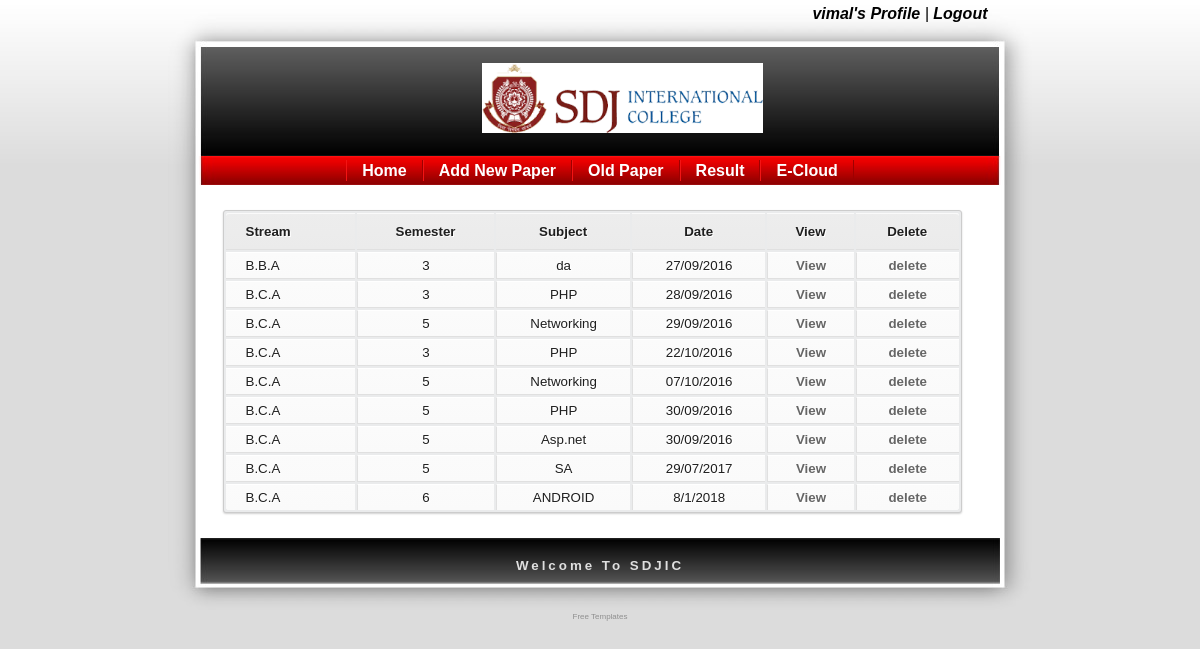
Screenshot of /PHP/SDJIC/fac_display_paper.php (signed in) with the database file from the repository.
### tables this page shows
CREATE TABLE `paper_info` (
  `paper_id` int(11) NOT NULL,
  `stream` varchar(10) NOT NULL,
  `semester` int(11) NOT NULL,
  `subject` varchar(50) NOT NULL,
  `day` varchar(11) NOT NULL,
  `month` varchar(11) NOT NULL,
  `year` varchar(11) NOT NULL,
  `username` varchar(10) NOT NULL
);

### PHP/SDJIC/fac_display_paper.php (the view, shortened to what this page needs)
<?php
	$dis_query="select * from paper_info";
	 $result=mysql_query($dis_query);
	 while($row = mysql_fetch_array($result))
	 {
		 $rs[]=$row;
	 }
?>
<!DOCTYPE html PUBLIC "-//W3C//DTD HTML 4.01 Transitional//EN">
<html>
<head>
  <link rel="stylesheet" href="css/style.css" type="text/css">
  <link rel="stylesheet" href="css/style-login.css" type="text/css">
  <link rel="stylesheet" href="css/table.css" type="text/css">
</head>
<body>
	<table align="center" border="0" cellpadding="0" cellspacing="0" width="865">
		<tr>
			<td id="oben" valign="top" height="156">
				<div class="headertextoben">
					<a href="fac_profile.php"><?php echo $_SESSION['username']; ?>'s Profile</a> | <a href="logout.php">Logout</a>
				</div>
				<div class="headertextgross">
					<center>
						<img src="css/images/Logo.png" height="70">
					</center>
				</div>
			</td>
		</tr>
		<tr>
			<td id="navi" width="865">
				<div class="headernavi">
					<a href="index_faculty.php">Home</a><a href="fac_add_paper.php">Add New Paper</a><a href="fac_display_paper.php">Old Paper</a><a href="display_result_all.php">Result</a><a href="index_faculty.php">E-Cloud</a>
				</div>
			</td>
		</tr>
		<tr>
			<td id="mainbg" valign="top">
				<div id="haupttext">
					<div class="table-style">
						<table width="93%">
						<tr>
						<th>Stream
						<th>Semester
						<th>Subject
						<th>Date
						<th>View
						<th>Delete
						<?php
							for($i = 0; $i < count($rs); $i++)
							{
						?>
						<tr>
						<td><?php echo $rs[$i]['stream']?></td>
						<td><?php echo $rs[$i]['semester']?></td>
						<td><?php echo $rs[$i]['subject']?></td>
						<td><?php echo $rs[$i]['day']."/".$rs[$i]['month']."/".$rs[$i]['year']; ?></td>
						<td><a href="fac_display_question.php?paper_id=<?php if(isset($rs[$i]['paper_id'])) { echo $rs[$i]['paper_id']; } ?>" > View </a>
						<td><a href="fac_display_paper.php?id=<?php echo $rs[$i]['paper_id'];?>" onClick="return confirm('Are you sure you want to delete?')">delete
							<?php } ?>
						</table>
					</div>
				</div>
			</td>
		</tr>
		<tr>
			<td id="unten" height="74">Welcome To SDJIC</td>
		</tr>
	</table>
	<div class="copyright" align="center"><a style="color:#8F8F8F;font-weight:normal;background-color:#DCDCDC" href="http://www.website-templates.info" target="_blank">Free Templates</a></div>
</body>
</html>

### PHP/SDJIC/css/style.css (style rules this page uses)
body { margin: 0px; padding: 0px; color: #5F5F5F; background:url(images/bg.jpg) repeat-x; background-color: #DCDCDC; font-family: "Trebuchet MS",verdana,arial,helvetica,sans-serif; font-size: 10pt; }
table,td,tr { color: #1F1F1F; background-color: #FFFFFF; font-family: "Trebuchet MS",verdana,arial,helvetica,sans-serif; font-size: 10pt; }
#oben { background:url(images/oben.jpg); width: 865px; }
.headertextoben { padding: 5px 45px 0px 0px; font-size: 12pt; color: #000000; background-color: inherit; font-family: "Trebuchet MS",verdana,arial,helvetica,sans-serif; font-style: italic; text-align: right; }
.headertextgross { padding: 40px 0px 0px 45px; font-size: 20pt; color: #ffffff; background-color: inherit; font-family: "Trebuchet MS",verdana,arial,helvetica,sans-serif; font-style: italic; }
#navi { background:url(images/navi.jpg); height: 29px; text-align: center; }
.headernavi a:link, .headernavi a:active, .headernavi a:visited { color: #FFFFFF; background-color: transparent; text-decoration: none; font-family: "Trebuchet MS",verdana,arial,helvetica,sans-serif; font-size: 12pt; line-height: 29px; padding: 2px 15px; margin: 0px; text-align: center; border-left: solid 1px #F31414; border-right: solid 1px #9D0000; }
#mainbg { background:url(images/mainbg.jpg); width: 865px; }
#haupttext { font-family: "Trebuchet MS",verdana,arial,helvetica,sans-serif; padding: 5px 35px 5px 35px; text-align: justify; font-size: 11pt; }
#unten { color: #DFDFDF; background-color: inherit; background:url(images/unten.jpg); font-family: "Century Gothic",sans-serif; font-size: 10pt; font-weight: bold; text-align: center; letter-spacing: 3px; padding-bottom: 20px; }
.copyright { font-size: 6pt; text-align: center; font-weight: normal; }
a:link,a:visited,a:active { color: #000000; background-color: inherit; text-decoration: none; font-weight: bold; }

### PHP/SDJIC/css/table.css (style rules this page uses)
.table-style table a:link { color: #666; font-weight: bold; text-decoration:none; }
.table-style table { font-family:Arial, Helvetica, sans-serif; color:#666; font-size:12px; text-shadow: 1px 1px 0px #fff; background:#eaebec; margin:20px; border:#ccc 1px solid; -moz-border-radius:3px; -webkit-border-radius:3px; border-radius:3px; -moz-box-shadow: 0 1px 2px #d1d1d1; -webkit-box-shadow: 0 1px 2px #d1d1d1; box-shadow: 0 1px 2px #d1d1d1; }
.table-style table th { padding:10px 10px 10px 10px; border-top:1px solid #fafafa; border-bottom:1px solid #e0e0e0; background: #ededed; background: -webkit-gradient(linear, left top, left bottom, from(#ededed), to(#ebebeb)); background: -moz-linear-gradient(top, #ededed, #ebebeb); }
.table-style table th:first-child { text-align: left; padding-left:20px; }
.table-style table tr:first-child th:first-child { -moz-border-radius-topleft:3px; -webkit-border-top-left-radius:3px; border-top-left-radius:3px; }
.table-style table tr:first-child th:last-child { -moz-border-radius-topright:3px; -webkit-border-top-right-radius:3px; border-top-right-radius:3px; }
.table-style table tr { text-align: center; padding-left:20px; }
.table-style table tr td:first-child { text-align: left; padding-left:20px; border-left: 0; }
.table-style table tr td { padding:5px; border-top: 1px solid #ffffff; border-bottom:1px solid #e0e0e0; border-left: 1px solid #e0e0e0; background: #fafafa; background: -webkit-gradient(linear, left top, left bottom, from(#fbfbfb), to(#fafafa)); background: -moz-linear-gradient(top, #fbfbfb, #fafafa); }
.table-style table tr:last-child td { border-bottom:0; }
.table-style table tr:last-child td:first-child { -moz-border-radius-bottomleft:3px; -webkit-border-bottom-left-radius:3px; border-bottom-left-radius:3px; }
.table-style table tr:last-child td:last-child { -moz-border-radius-bottomright:3px; -webkit-border-bottom-right-radius:3px; border-bottom-right-radius:3px; }

### rows the page displays
paper_info: stream "B.B.A", semester "3", subject "da", day "27", month "09", year "2016"
paper_info: stream "B.C.A", semester "3", subject "PHP", day "28", month "09", year "2016"
paper_info: stream "B.C.A", semester "5", subject "Networking", day "29", month "09", year "2016"
paper_info: stream "B.C.A", semester "3", subject "PHP", day "22", month "10", year "2016"
paper_info: stream "B.C.A", semester "5", subject "Networking", day "07", month "10", year "2016"
paper_info: stream "B.C.A", semester "5", subject "PHP", day "30", month "09", year "2016"
paper_info: stream "B.C.A", semester "5", subject "Asp.net", day "30", month "09", year "2016"
paper_info: stream "B.C.A", semester "5", subject "SA", day "29", month "07", year "2017"
paper_info: stream "B.C.A", semester "6", subject "ANDROID", day "8", month "1", year "2018"

### other values shown
$_SESSION['username'] "vimal"
